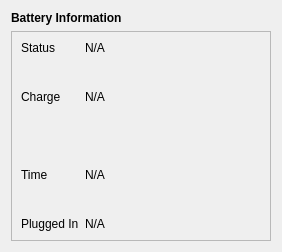
            <widget class="QWidget" name="battery">
             <layout class="QVBoxLayout" name="verticalLayout_4">
              <item alignment="Qt::AlignmentFlag::AlignBottom">
               <widget class="QLabel" name="label_27">
                <property name="font">
                 <font>
                  <bold>true</bold>
                  <underline>false</underline>
                 </font>
                </property>
                <property name="text">
                 <string>Battery Information</string>
                </property>
               </widget>
              </item>
              <item alignment="Qt::AlignmentFlag::AlignTop">
               <widget class="QFrame" name="frame">
                <property name="sizePolicy">
                 <sizepolicy hsizetype="Preferred" vsizetype="Expanding">
                  <horstretch>0</horstretch>
                  <verstretch>0</verstretch>
                 </sizepolicy>
                </property>
                <property name="frameShape">
                 <enum>QFrame::Shape::StyledPanel</enum>
                </property>
                <property name="frameShadow">
                 <enum>QFrame::Shadow::Raised</enum>
                </property>
                <layout class="QGridLayout" name="gridLayout_4">
                 <item row="2" column="0">
                  <widget class="QLabel" name="label_30">
                   <property name="text">
                    <string>Time</string>
                   </property>
                  </widget>
                 </item>
                 <item row="3" column="0">
                  <widget class="QLabel" name="label_31">
                   <property name="text">
                    <string>Plugged In</string>
                   </property>
                  </widget>
                 </item>
                 <item row="1" column="1">
                  <widget class="QLabel" name="battery_charge">
                   <property name="text">
                    <string>N/A</string>
                   </property>
                  </widget>
                 </item>
                 <item row="0" column="0">
                  <widget class="QLabel" name="label_28">
                   <property name="text">
                    <string>Status</string>
                   </property>
                  </widget>
                 </item>
                 <item row="3" column="1">
                  <widget class="QLabel" name="battery_plugged">
                   <property name="text">
                    <string>N/A</string>
                   </property>
                  </widget>
                 </item>
                 <item row="1" column="0">
                  <widget class="QLabel" name="label_29">
                   <property name="text">
                    <string>Charge</string>
                   </property>
                  </widget>
                 </item>
                 <item row="2" column="1">
                  <widget class="QLabel" name="battery_time_left">
                   <property name="text">
                    <string>N/A</string>
                   </property>
                  </widget>
                 </item>
                 <item row="0" column="1">
                  <widget class="QLabel" name="battery_status">
                   <property name="text">
                    <string>N/A</string>
                   </property>
                  </widget>
                 </item>
                 <item row="1" column="2" rowspan="2">
                  <widget class="RoundProgressBar" name="battery_usage" native="true">
                   <property name="minimumSize">
                    <size>
                     <width>150</width>
                     <height>150</height>
                    </size>
                   </property>
                   <property name="maximumSize">
                    <size>
                     <width>150</width>
                     <height>150</height>
                    </size>
                   </property>
                  </widget>
                 </item>
                </layout>
               </widget>
              </item>
             </layout>
            </widget>
